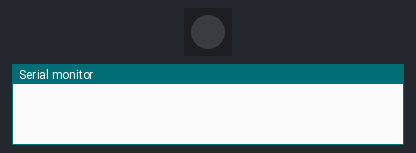
This sketch was run on a simulated ESP8266 (NodeMCU). Parts: 1 RGB LEDs in strip order, left to right, the last lines printed to the serial monitor. Dim RGB values are drawn brighter than linear; WiFi joins after 1.5 s; servers stay silent unless stated.

Above: at 0.6 s.
At 2.1 s:
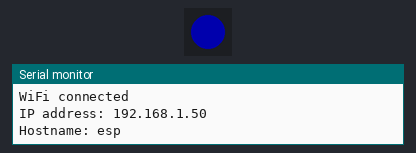
Timing chart, 0 to 3.6 s (numbered marks = the images above):
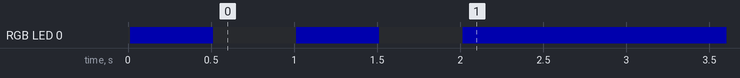

Measured:
- by itself, RGB LED 0: alternates RGB(0, 0, 50) for 0.50 s and off for 0.50 s, 5 changes in all, then stays RGB(0, 0, 50)

The sketch:

sketch_test_bmp280_dht22_mq135_serverweb.ino
```cpp
#include <Wire.h>
#include <Adafruit_Sensor.h>
#include <Adafruit_BMP280.h>
#include <DHT.h>
#include <MQ135.h>
#include <ESP8266WiFi.h>
#include <ESP8266WebServer.h>
#include <Adafruit_NeoPixel.h>

#define BMP280_I2C_ADDRESS 0x76
#define DHTPIN 12        // Définissez la broche à laquelle est connecté le capteur DHT22
#define DHTTYPE DHT22    // Spécifiez le type de capteur DHT
#define NEOPIXEL_PIN 13  // Broche à laquelle est connectée la LED WS2812

Adafruit_BMP280 bmp; // Objet BMP280
DHT dht(DHTPIN, DHTTYPE); // Objet DHT

#define MQ135_PIN 0 // Broche analogique à laquelle est connecté le capteur MQ135
MQ135 gasSensor(MQ135_PIN);
// Remplacez ces paramètres par les vôtres
const char* ssid = "TADAAM_HAQF39Q";
const char* password = "E4EGJTHQJEFL";
const char *hostname = "ESP8266_capteur1"; // Remplacez par le nom d'hôte souhaité

ESP8266WebServer server(80);

Adafruit_NeoPixel strip = Adafruit_NeoPixel(1, NEOPIXEL_PIN, NEO_GRB + NEO_KHZ800);

void setup() {
  Serial.begin(115200);
  delay(10);

  // Configurer la LED WS2812
  strip.begin();
  strip.setBrightness(50); // Ajustez la luminosité ici (de 0 à 255)
  strip.show(); // Initialiser tous les pixels à 'éteint'

  // Connectez-vous au réseau Wi-Fi
  WiFi.begin(ssid, password);
  while (WiFi.status() != WL_CONNECTED) {
    // Clignotement bleu pendant la connexion en cours
    strip.setPixelColor(0, strip.Color(0, 0, 255));
    strip.show();
    delay(500);
    strip.setPixelColor(0, strip.Color(0, 0, 0));
    strip.show();
    delay(500);
    Serial.println("Connecting to WiFi...");
  }

  // Lumière bleue fixe pour indiquer la connexion au Wi-Fi
  strip.setPixelColor(0, strip.Color(0, 0, 255));
  strip.show();

// Imprimez l'adresse IP et le nom d'hôte sur le moniteur série
Serial.println("");
Serial.println("WiFi connected");
Serial.print("IP address: ");
Serial.println(WiFi.localIP());
Serial.print("Hostname: ");
Serial.println(WiFi.getHostname()); // Utilisez WiFi.getHostname() ici

  if (!bmp.begin(BMP280_I2C_ADDRESS)) {
    Serial.println("Could not find a valid BMP280 sensor, check wiring!");
    while (1);
  }

  dht.begin();

  // Définissez les gestionnaires de routage pour le serveur web
  server.on("/", HTTP_GET, handleRoot);

  // Démarrez le serveur web
  server.begin();
}

void loop() {
  server.handleClient(); // Gérez les requêtes du client
  delay(2000); // Attendez 2 secondes entre les lectures
}

void handleRoot() {
  // Lecture des données du capteur BMP280
  String html = "<html><body>";
  html += "<h1>ESP8266 Sensor Data</h1>";
  html += "<p>Temperature (BMP280): " + String(bmp.readTemperature()) + " *C</p>";
  html += "<p>Pressure: " + String(bmp.readPressure() / 100.0F) + " hPa</p>";

  // Lecture des données du capteur DHT22
  float humidity = dht.readHumidity();
  float temperatureDHT = dht.readTemperature();
  html += "<p>Temperature (DHT22): " + String(temperatureDHT) + " *C</p>";
  html += "<p>Humidity (DHT22): " + String(humidity) + " %</p>";

  // Lecture des données du capteur MQ-135
  float airQuality = gasSensor.getPPM();
  html += "<p>Air Quality (MQ-135): " + String(airQuality) + " PPM</p>";

  html += "</body></html>";

  server.send(200, "text/html", html);
}
```
